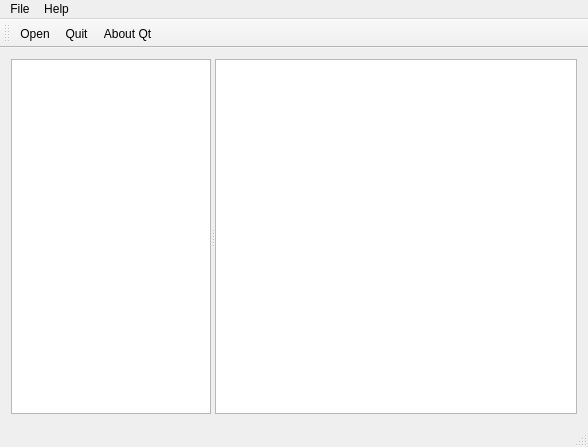
<?xml version="1.0" encoding="UTF-8"?>
<ui version="4.0">
 <class>MainWindow</class>
 <widget class="QMainWindow" name="MainWindow">
  <property name="geometry">
   <rect>
    <x>0</x>
    <y>0</y>
    <width>588</width>
    <height>447</height>
   </rect>
  </property>
  <property name="windowTitle">
   <string>MainWindow</string>
  </property>
  <widget class="QWidget" name="centralWidget">
   <layout class="QHBoxLayout" name="horizontalLayout">
    <item>
     <widget class="QSplitter" name="splitter">
      <property name="orientation">
       <enum>Qt::Horizontal</enum>
      </property>
      <widget class="QListWidget" name="listWidget">
       <property name="minimumSize">
        <size>
         <width>200</width>
         <height>0</height>
        </size>
       </property>
       <property name="maximumSize">
        <size>
         <width>200</width>
         <height>16777215</height>
        </size>
       </property>
      </widget>
      <widget class="QGraphicsView" name="graphicsView"/>
     </widget>
    </item>
   </layout>
  </widget>
  <widget class="QMenuBar" name="menuBar">
   <property name="geometry">
    <rect>
     <x>0</x>
     <y>0</y>
     <width>588</width>
     <height>19</height>
    </rect>
   </property>
   <widget class="QMenu" name="menuFile">
    <property name="title">
     <string>File</string>
    </property>
    <addaction name="actionOPen"/>
    <addaction name="actionQuit"/>
   </widget>
   <widget class="QMenu" name="menuHelp">
    <property name="title">
     <string>Help</string>
    </property>
    <addaction name="actionAboutQt"/>
   </widget>
   <addaction name="menuFile"/>
   <addaction name="menuHelp"/>
  </widget>
  <widget class="QToolBar" name="mainToolBar">
   <attribute name="toolBarArea">
    <enum>TopToolBarArea</enum>
   </attribute>
   <attribute name="toolBarBreak">
    <bool>false</bool>
   </attribute>
   <addaction name="actionOPen"/>
   <addaction name="actionQuit"/>
   <addaction name="actionAboutQt"/>
  </widget>
  <widget class="QStatusBar" name="statusBar"/>
  <action name="actionOPen">
   <property name="icon">
    <iconset resource="resources.qrc">
     <normaloff>:/icons/open.png</normaloff>:/icons/open.png</iconset>
   </property>
   <property name="text">
    <string>Open</string>
   </property>
   <property name="shortcut">
    <string>Ctrl+O</string>
   </property>
  </action>
  <action name="actionQuit">
   <property name="icon">
    <iconset resource="resources.qrc">
     <normaloff>:/icons/quit.png</normaloff>:/icons/quit.png</iconset>
   </property>
   <property name="text">
    <string>Quit</string>
   </property>
   <property name="shortcut">
    <string>Ctrl+Q</string>
   </property>
  </action>
  <action name="actionAboutQt">
   <property name="icon">
    <iconset resource="resources.qrc">
     <normaloff>:/icons/qt.png</normaloff>:/icons/qt.png</iconset>
   </property>
   <property name="text">
    <string>About Qt</string>
   </property>
   <property name="shortcut">
    <string>Ctrl+H</string>
   </property>
  </action>
 </widget>
 <layoutdefault spacing="6" margin="11"/>
 <resources>
  <include location="resources.qrc"/>
 </resources>
 <connections/>
</ui>
